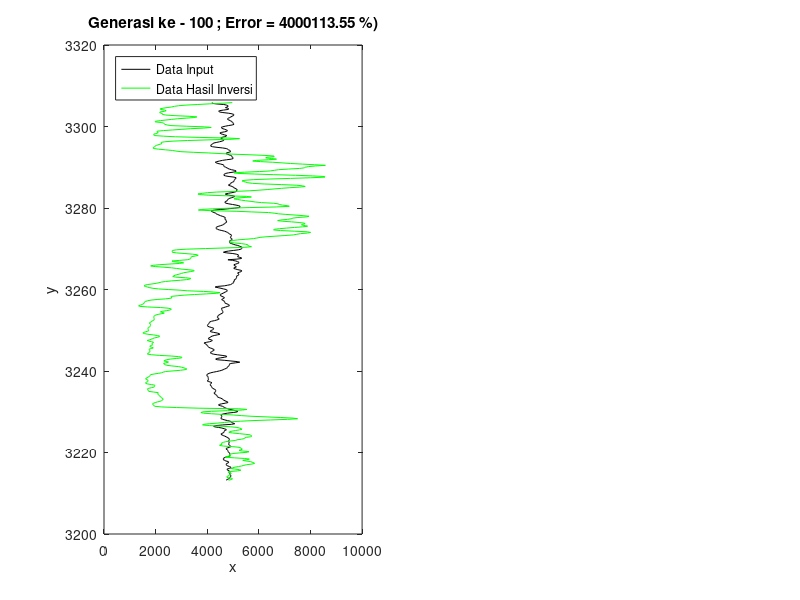

The MATLAB source for this figure: (Note: this script raises an error after producing the figure.)
clear
clc
close all 

%---------------Firas Mujahidin 1506732854-------------




data_reference=importdata('ikpikpuk Ivishak fm_reference.txt') 
%sesuaikan dengan nama formasi /Kingak/Shublik/Ivishak
ft_reference=data_reference(:,1)
DEPT_reference=0.3048.*ft_reference
GR_reference=data_reference(:,6)
SP_reference=data_reference(:,2)
CALI_reference=data_reference(:,7) 
ILD_reference=data_reference(:,3)
ILM_reference=data_reference(:,4)
LL8_reference=data_reference(:,5)
DT_reference=data_reference(:,11)
RHOB_reference=data_reference(:,8)
NPHI_reference=data_reference(:,10)
DRHO_reference=data_reference(:,9)

vp_reference=304800./DT_reference




data=importdata('ikpikpuk Ivishak fm_test.txt')
%sesuaikan nama formasi /Kingak/Shublik/Ivishak
ft=data(:,1)
DEPT=0.3048.*ft
GR=data(:,6)
SP=data(:,2)
CALI=data(:,7) 
ILD=data(:,3)
ILM=data(:,4)
LL8=data(:,5)
DT=data(:,11)
RHOB=data(:,8)
NPHI=data(:,10)
DRHO=data(:,9)


vp=304800./DT


y=vp_reference
nv=8; %jumlah unknown parameter
x=DEPT_reference';
np=150; % ukuran populasi awal
ns=75; %jumlah individu survive
cm=0.5; %peluang mutasi


maxiter=100; %maximum generasi/iterasi
average=0; % average distribusi normal
std=4; %standar deviasi distribusi normal

%membuat populasi dari kumpulan parameter
a1_pop=normrnd(average,std,[1,np]); 
b1_pop=normrnd(average,std,[1,np]);  
a2_pop=normrnd(average,std,[1,np]);   
b2_pop=normrnd(average,std,[1,np]);
a3_pop=normrnd(average,std,[1,np]);
b3_pop=normrnd(average,std,[1,np]);
a4_pop=normrnd(average,std,[1,np]);
b4_pop=normrnd(average,std,[1,np]);


a1_popawal=a1_pop'
b1_popawal=b1_pop'
a2_popawal=a2_pop'
b2_popawal=b2_pop'
a3_popawal=a3_pop'
b3_popawal=b3_pop'
a4_popawal=a4_pop'
b4_popawal=b4_pop'




fx=zeros(2,np);
fx(2,:)=1:1:np;
prob=zeros(1,ns);

errplot=zeros(1,maxiter);

for iter=1:maxiter

%hitung fitness tiap populasi
for i=1:np 
a1=a1_pop(i);
b1=b1_pop(i);
a2=a2_pop(i);
b2=b2_pop(i);
a3=a3_pop(i);
b3=b3_pop(i);
a4=a4_pop(i);
b4=b4_pop(i);

y1=a1.*DEPT_reference.^b1+a2.*GR_reference.^b2+a3.*RHOB_reference.^b3+a4.*ILD_reference.^b4;
fx(1,i)=immse(y,y1); %fitness MSE 
end

[Y,I]=sort(fx(1,:),2,'ascend'); %memilih best candidate yg bakal survive
best=fx(:,I); 
prob=zeros(1,ns);

%clearing variable
a1_pop0=a1_pop;
b1_pop0=b1_pop;
a2_pop0=a2_pop;
b2_pop0=b2_pop;
a3_pop0=a3_pop;
b3_pop0=b3_pop;
a4_pop0=a4_pop;
b4_pop0=b4_pop;


a1_pop=a1_pop.*0;
b1_pop=b1_pop.*0;
a2_pop=a2_pop.*0;
b2_pop=b2_pop.*0;
a3_pop=a3_pop.*0;
b3_pop=b3_pop.*0;
a4_pop=a4_pop.*0;
b4_pop=b4_pop.*0;



for i=1:ns
    a1_pop(i)=a1_pop0(best(2,i));
    b1_pop(i)=b1_pop0(best(2,i));
    a2_pop(i)=a2_pop0(best(2,i));
    b2_pop(i)=b2_pop0(best(2,i));
    a3_pop(i)=a3_pop0(best(2,i));
    b3_pop(i)=b3_pop0(best(2,i));
    a4_pop(i)=a4_pop0(best(2,i));
    b4_pop(i)=b4_pop0(best(2,i));


    
    prob(i)=(ns-i+1)/(sum(1:1:ns));
end

%Crossover
for i=ns+1:2:np %pilih yang akan kawin
    m=1:ns;
    pick1=randsample(m,1, true, prob(1,:));
    pick2=randsample(m,1, true, prob(1,:));
    
    if pick1==pick2
       while 1
       pick2=randsample(m,1, true, prob(1,:));
       if pick1~=pick2
          break
       end
       end
    end
    ygkwn(i)=pick1;
    ygkwn(i+1)=pick2;
    %MATING
    beta=rand(1);
    a1_pop(i)=(1-beta)*a1_pop(pick2)+beta*a1_pop(pick1);
    beta=rand(1);
    a1_pop(i+1)=(1-beta)*a1_pop(pick1)+beta*a1_pop(pick2);
    beta=rand(1);
    b1_pop(i)=(1-beta)*b1_pop(pick2)+beta*b1_pop(pick1);
    beta=rand(1);
    b1_pop(i+1)=(1-beta)*b1_pop(pick1)+beta*b1_pop(pick2);
    beta=rand(1);
    a2_pop(i)=(1-beta)*a2_pop(pick2)+beta*a2_pop(pick1);    
    beta=rand(1);
    a2_pop(i+1)=(1-beta)*a2_pop(pick1)+beta*a2_pop(pick2);
    beta=rand(1);
    b2_pop(i)=(1-beta)*b2_pop(pick2)+beta*b2_pop(pick1);
    beta=rand(1);
    b2_pop(i+1)=(1-beta)*b2_pop(pick1)+beta*b2_pop(pick2);
    beta=rand(1);
    a3_pop(i)=(1-beta)*a3_pop(pick2)+beta*a3_pop(pick1);
    beta=rand(1);
    a3_pop(i+1)=(1-beta)*a3_pop(pick1)+beta*a3_pop(pick2);
    beta=rand(1);
    b3_pop(i)=(1-beta)*b3_pop(pick2)+beta*b3_pop(pick1);    
    beta=rand(1);
    b3_pop(i+1)=(1-beta)*b3_pop(pick1)+beta*b3_pop(pick2);
    beta=rand(1);
    a4_pop(i)=(1-beta)*a4_pop(pick2)+beta*a4_pop(pick1);
    beta=rand(1);
    a4_pop(i+1)=(1-beta)*a4_pop(pick1)+beta*a4_pop(pick2);
    beta=rand(1);
    b4_pop(i)=(1-beta)*b4_pop(pick2)+beta*b4_pop(pick1);
    beta=rand(1);
    b4_pop(i+1)=(1-beta)*b4_pop(pick1)+beta*b4_pop(pick2);

    

    
    
    %MUTATION
    chan_mut=floor(cm*maxiter);
    if randi([0 chan_mut],1,1)==chan_mut
       pickvar=randi([1 nv],1,1);
       pickpos=randi([0 1],1,1);
       var=normrnd(average,std,1);
       
       if pickvar==1
          a1_pop(i+pickpos)=var;
       else if pickvar==2
               b1_pop(i+pickpos)=var;
           else if pickvar==3
               a2_pop(i+pickpos)=var;
                else if pickvar==4
               b2_pop(i+pickpos)=var;
               else if pickvar==5
               a3_pop(i+pickpos)=var;
                   else if pickvar==6
                       b3_pop(i+pickpos)=var;
                        else if pickvar==7
                            a4_pop(i+pickpos)=var;
                               
                            else  
                                b4_pop(i+pickpos)=var;
                                 
                                  
                            end
                     
                                 
                   end
                   
                     
                       end
                    end
               end
          
           end
       end
        disp('mutate!')
    end
      
end




errplot(iter)=fx(1,1);

if mod(iter,1)==0 || iter==1
figure(gcf)
subplot(1,2,1)
plot(y,x,'black')
hold on
plot(y1,x,'green')
hold off
ylabel('y')
xlabel('x')
title(sprintf('Generasi ke - %i ; Error = %.2f %%)', iter,fx(1,1)));
legend('Data Input','Data Hasil Inversi','Location','NorthWest')

end

end

figure
plotregression(y,y1)


hasil=[a1 b1 a2 b2 a3 b3 a4 b4]' %
var 
pickvar



y1_test=a1.*DEPT.^b1+a2.*GR.^b2+a3.*RHOB.^b3+a4.*ILD.^b4
y_test=vp
x_test=DEPT

figure
subplot(1,2,1)
plot(y_test,x_test,'black')
hold on
plot(y1_test,x_test,'green')
hold off
ylabel('y')
xlabel('x')
title(sprintf('blind test'));
legend('Data Input','Data Hasil Inversi','Location','NorthWest')
figure
plot(errplot)
xlabel('Iterasi / Generasi ke -100')
ylabel('Error )')
ylim([0 10^5])
title(sprintf('Hasil Inversi', a1,b1,a2,b2,a3,b3));



error_GA=immse(y_test,y1_test)
corrcoef_GA = corrcoef(y_test,y1_test)
error_GA_reference=immse(y,y1)
corrcoef_GA_reference = corrcoef(y,y1)
hasil



